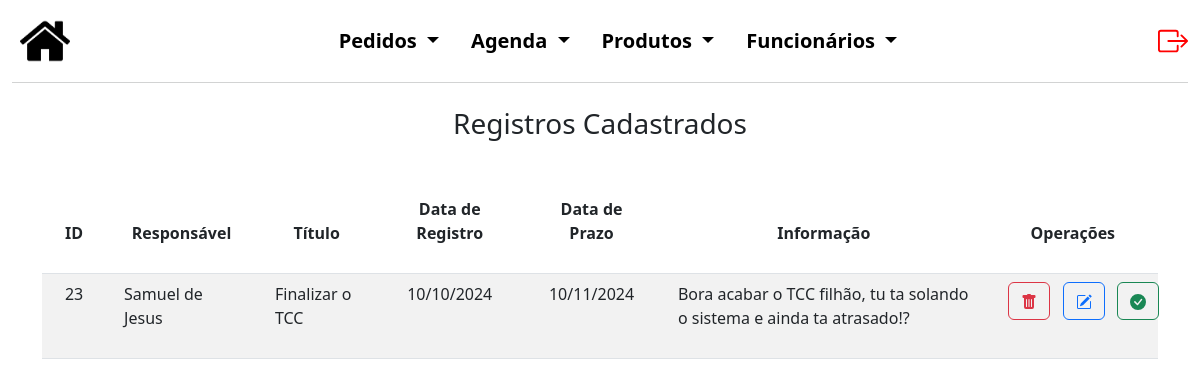
Page /agenda/consAge.php (signed in) on the committed database.
### tables this page shows
CREATE TABLE `agenda` (
  `codAgend` int(5) NOT NULL,
  `cod_func` varchar(50) NOT NULL,
  `titulo` varchar(50) NOT NULL,
  `dataRegistro` date NOT NULL,
  `dataPrazo` date NOT NULL,
  `informacao` varchar(250) NOT NULL
);

### conexao.php (called while the page is built)
<?php
function novaConexao()
{
    $usuario = 'root';
    $senha = '';
    $database = 'digital_print';
    $host = 'localhost';
    try {
        $conexao = new PDO("mysql:host=$host;dbname=$database", $usuario, $senha);
        $conexao->setAttribute(PDO::ATTR_ERRMODE, PDO::ERRMODE_EXCEPTION);
        return $conexao;
    } catch (PDOException $e) {
        die("Falha ao conectar ao banco de dados: " . $e->getMessage());
    }
}
?>

### agenda/consAge.php (the view, shortened to what this page needs)
<?php
require_once('../conexao.php');
$conexao = novaConexao();
$erro = false;
$registros = [];
try {
    $sql = "SELECT * FROM agenda ORDER BY dataPrazo ASC";
    $stmt = $conexao->prepare($sql);
    $stmt->execute();
    $registros = $stmt->fetchAll(PDO::FETCH_ASSOC);
} catch (PDOException $e) {
    $erro = true;
    echo "Erro: " . $e->getMessage();
}
?>
<!DOCTYPE html>
<html lang="pt-BR">
<head>
    <link href="https://cdn.jsdelivr.net/npm/bootstrap@5.3.0/dist/css/bootstrap.min.css" rel="stylesheet">
    <link rel="stylesheet" href="../style.css?v=1.3">
</head>
<body>
    <div class="container-fluid cabecalho">
        <nav class="navbar navbar-light navbar-expand-md" style="background-color: #FFFF;">
            <a class="nav justify-content-start m-2" href="../admInicial.php">
                <img src="../img/back.png">
            </a>
            <div class="collapse navbar-collapse justify-content-center" id="navegacao">
                <ul class="nav nav-pills justify-content-center listas">
                    <li class="nav-item dropdown">
                        <a class="nav-link dropdown-toggle cor_fonte" href="#" id="navbarDropdownMenuLink"
                            data-bs-toggle="dropdown" aria-haspopup="true" aria-expanded="false">
                            Pedidos
                        </a>
                    </li>
                    <li class="nav-item dropdown">
                        <a class="nav-link dropdown-toggle cor_fonte" href="#" id="navbarDropdownMenuLink"
                            data-bs-toggle="dropdown" aria-haspopup="true" aria-expanded="false">
                            Agenda
                        </a>
                    </li>
                    <li class="nav-item dropdown">
                        <a class="nav-link dropdown-toggle cor_fonte" href="#" id="navbarDropdownMenuLink"
                            data-bs-toggle="dropdown" aria-haspopup="true" aria-expanded="false">
                            Produtos
                        </a>
                    </li>
                    <li class="nav-item dropdown">
                        <a class="nav-link dropdown-toggle cor_fonte" href="#" id="navbarDropdownMenuLink"
                            data-bs-toggle="dropdown" aria-haspopup="true" aria-expanded="false">
                            Funcionários
                        </a>
                    </li>
                </ul>
            </div>
            <a href="../logout.php" class="nav-link justify-content-end" style="color: red;">
            </a>
        </nav>
    </div>
    <h3 class="text-center mb-5">Registros Cadastrados</h3>
    <?php if ($erro): ?>
        <div class="alert alert-danger" role="alert">
            Não foi possível carregar os dados.
        </div>
    <?php else: ?>
        <div class="container consContainer">
            <table class="table table-striped">
                <thead>
                    <tr>
                        <th>
                            <div class="row justify-content-center text-center titleCons">
                                ID
                            </div>
                        </th>
                        <th>
                            <div class="row justify-content-center text-center titleCons">
                                Responsável
                            </div>
                        </th>
                        <th>
                            <div class="row justify-content-center text-center titleCons">
                                Título
                            </div>
                        </th>
                        <th>
                            <div class="row justify-content-center text-center titleCons">
                                Data de Registro
                            </div>
                        </th>
                        <th>
                            <div class="row justify-content-center text-center titleCons">
                                Data de Prazo
                            </div>
                        </th>
                        <th>
                            <div class="row justify-content-center text-center titleCons">
                                Informação
                            </div>
                        </th>
                        <th>
                            <div class="row justify-content-center text-center titleCons">
                                Operações
                            </div>
                        </th>
                    </tr>
                </thead>
                <tbody>
                    <?php foreach ($registros as $registro): ?>
                        <tr>
                            <td>
                                <div class="row justify-content-center registro">
                                    <?php echo ($registro['codAgend']); ?>
                                </div>
                            </td>
                            <td>
                                <div class="row justify-content-center registro">
                                    <?php echo ($registro['cod_func']); ?>
                                </div>
                            </td>
                            <td>
                                <div class="row justify-content-center registro">
                                    <?php echo ($registro['titulo']); ?>
                                </div>
                            </td>
                            <td>
                                <div class="row justify-content-center registro">
                                    <?php echo (date('d/m/Y', strtotime($registro['dataRegistro']))); ?>
                                </div>
                            </td>
                            <td>
                                <div class="row justify-content-center registro">
                                    <?php echo (date('d/m/Y', strtotime($registro['dataPrazo']))); ?>
                                </div>
                            </td>
                            <td>
                                <div class="row justify-content-center registro">
                                    <?php echo ($registro['informacao']); ?>
                                </div>
                            </td>
                            <td>
                                <div class="row text-center justify-content-center operacoes">
                                    <div class="col-3 oprBtn">
                                        <form method="POST">
                                            <button type="submit" name="delete" class="btn btn-outline-danger">
                                            </button>
                                        </form>
                                    </div>
                                    <div class="col-3 oprBtn">
                                        <form method="POST">
                                            <button type="submit" name="edit" class="btn btn-outline-primary">
                                            </button>
                                        </form>
                                    </div>
                                    <div class="col-3 oprBtn">
                                        <a class="btn btn-outline-success" href="editar.php?id=<?php echo $usuario['id']; ?>">
                                        </a>
                                    </div>
                                </div>
                            </td>
                        </tr>
                    <?php endforeach; ?>
                </tbody>
            </table>
        </div>
    <?php endif; ?>
</body>
</html>

### style.css (style rules this page uses)
.cabecalho { margin-bottom: 2%; }
.cor_fonte { color: black; font-weight: bold; text-decoration: none; font-size: 20px; }
.cabecalho img { height: 50px; }
#navbarDropdownMenuLink { background-color: #ffffff; }
nav { border-bottom: 1px solid rgb(210, 211, 211); }
.nav-item.dropdown .nav-link { color: black }
.row { margin-bottom: 20px; }
.consContainer { width: 100%; }
.titleCons { margin-left: 15px; margin-right: 15px; }
.oprBtn { margin-left: 5px; margin-right: 5px; }
.registro { margin-left: 10px; margin-right: 10px }

### rows in the picture
agenda: codAgend "23", cod_func "Samuel de Jesus", titulo "Finalizar o TCC", dataRegistro "10/10/2024", dataPrazo "10/11/2024", informacao "Bora acabar o TCC filhão, tu ta solando o sistema e ainda ta atrasado!?"
